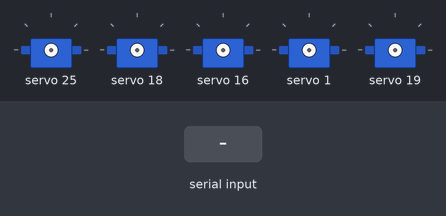
Recording of a sketch running on a simulated Arduino Uno, built with avr-gcc and run on an emulated ATmega328P. On the bench: 5 × servo. Inputs (shaded band) come from the test bench. What the sketch prints to the serial monitor is not drawn.

Above: at 1.2 s.
1.3 s: "15\n" received over Serial
At 3.0 s:
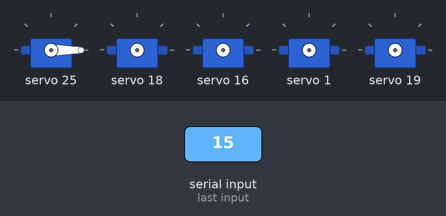
3.8 s: "1,90,45\n" received over Serial
5.3 s: "1,90,45\n" received over Serial
8.3 s: "r,45\n" received over Serial
At 9.8 s:
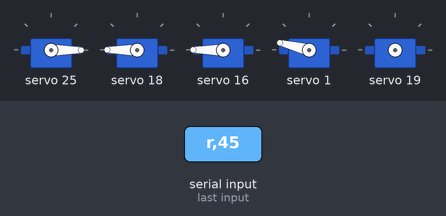
10.8 s: "11\n" received over Serial
At 12.6 s:
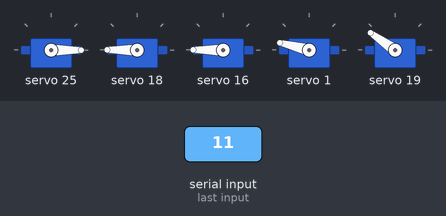
13.3 s: "90\n" received over Serial
At 14.6 s:
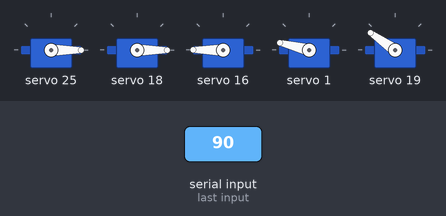
Timing chart, 0 to 16.3 s (numbered marks = the images above; inputs shaded):
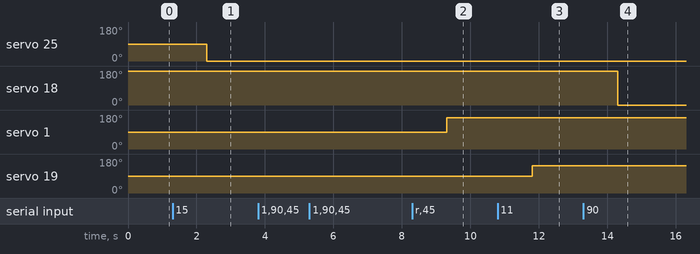

Measured:
- after the input at 1.3 s, servo 25: 90° → 0° after 1.0 s
- after the input at 8.3 s, servo 1: 90° → 166° after 1.0 s
- after the input at 10.8 s, servo 19: 90° → 145° after 1.0 s
- after the input at 13.3 s, servo 18: 180° → 0° after 1.0 s

The sketch:

SpyderCode.ino
```cpp
#include <Wire.h>
#include <Adafruit_PWMServoDriver.h>

class ServoInfo {

public:
  uint16_t pos; uint16_t num; int minn; int maxx;
  ServoInfo(uint16_t num, int minn, int maxx) {
    this->pos = 0; this->minn = minn; this->maxx = maxx;
    this->num = num;  }
  uint16_t getPosition() {
    return this->pos; }
  void setPosition(uint16_t newPos) {
    this->pos = newPos; }
  uint16_t getNum() {
    return this->num;}
};//end class

// called this way, it uses the default address 0x40, PWM1 = 0x41
Adafruit_PWMServoDriver pwmR = Adafruit_PWMServoDriver(0x40);
Adafruit_PWMServoDriver pwmL = Adafruit_PWMServoDriver(0x41);

/*
 SERVO MIN/MAX RELATIONSHIP TO VISUAL
 RIGHT SHOULDER: INVERSE
 RIGHT ELBOW: DIRECT
 RIGHT WRIST: INVERSE
 LEFT SHOULDER: DIRECT
 LEFT ELBOW: INVERSE
 LEFT WRIST: DIRECT
 */
#define R1WRISTMAX  555 //r1 = correct
#define R1WRISTMIN  200
#define R1SHOULDERMAX  430
#define R1SHOULDERMIN  171
#define R1ELBOWMAX  567
#define R1ELBOWMIN  155

#define R2WRISTMAX 555 //r2 estimate
#define R2WRISTMIN  200
#define R2SHOULDERMAX  430
#define R2SHOULDERMIN  171
#define R2ELBOWMAX  567
#define R2ELBOWMIN  155

#define R3WRISTMAX  555 //r3 estimate
#define R3WRISTMIN  200
#define R3SHOULDERMAX 430
#define R3SHOULDERMIN  171
#define R3ELBOWMAX  567
#define R3ELBOWMIN 155

#define L1WRISTMAX        490 //l1 = correct
#define L1WRISTMIN        100
#define L1SHOULDERMAX     350
#define L1SHOULDERMIN     100
#define L1ELBOWMAX        500
#define L1ELBOWMIN        200

#define L2WRISTMAX        490 //l2 estimate
#define L2WRISTMIN        100
#define L2SHOULDERMAX     350
#define L2SHOULDERMIN     100
#define L2ELBOWMAX        500
#define L2ELBOWMIN        200

#define L3WRISTMAX        490//l3 estimate
#define L3WRISTMIN        100
#define L3SHOULDERMAX     350
#define L3SHOULDERMIN     100
#define L3ELBOWMAX        500
#define L3ELBOWMIN        200

ServoInfo shouldR1(14, R1SHOULDERMIN, R1SHOULDERMAX); ServoInfo elbowR1(15, R1ELBOWMIN, R1ELBOWMAX); ServoInfo wristR1(13, R1WRISTMIN, R1WRISTMAX);
ServoInfo shouldR2(6, R2SHOULDERMIN, R2SHOULDERMAX); ServoInfo elbowR2(7, R2ELBOWMIN, R2ELBOWMAX); ServoInfo wristR2(5, R2WRISTMIN, R2WRISTMAX);
ServoInfo shouldR3(2, R3SHOULDERMIN, R3SHOULDERMAX); ServoInfo elbowR3(3, R3ELBOWMIN, R3ELBOWMAX); ServoInfo wristR3(1, R3WRISTMIN, R3WRISTMAX);
ServoInfo shouldL1(2, L1SHOULDERMIN, L1SHOULDERMAX); ServoInfo elbowL1(3, L1ELBOWMIN, L1ELBOWMAX); ServoInfo wristL1(1, L1WRISTMIN, L1WRISTMAX);
ServoInfo shouldL2(10, L2SHOULDERMIN, L2SHOULDERMAX); ServoInfo elbowL2(11, L2ELBOWMIN, L2ELBOWMAX); ServoInfo wristL2(9, L2WRISTMIN, L2WRISTMAX);
ServoInfo shouldL3(14, L3SHOULDERMIN, L3SHOULDERMAX); ServoInfo elbowL3(15, L3ELBOWMIN, L3ELBOWMAX); ServoInfo wristL3(13, L3WRISTMIN, L3WRISTMAX);

ServoInfo shouldersR[] = {shouldR1, shouldR2, shouldR3};
ServoInfo shouldersL[] = {shouldL1, shouldL2, shouldL3};

ServoInfo elbowsR[] = {elbowR1, elbowR2, elbowR3};
ServoInfo elbowsL[] = {elbowL1, elbowL2, elbowL3};

ServoInfo wristsR[] = {wristR1, wristR2, wristR3};
ServoInfo wristsL[] = {wristL1, wristL2, wristL3};

ServoInfo allLeft[] = { shouldL1, elbowL1, wristL1,shouldL2, elbowL2, wristL2,shouldL3, elbowL3, wristL3 };

ServoInfo allRight[] = { shouldR1, elbowR1, wristR1,shouldR2, elbowR2, wristR2,shouldR3, elbowR3, wristR3 };

String blank = " ";

uint16_t Rconvert(double dec, ServoInfo servo); //converts decimal between 1 and 0 to position
uint16_t Rconvert(double dec, ServoInfo servo) {//elbows are direct, others are inverse
  switch(servo.num) {
    case 15: case 11: case 3: {//elbows, direct
      if(dec == 0.00) {
        Serial.print("MIN: ");
        Serial.println(servo.minn);
        return servo.minn;
      }
      else if(dec == 1) {
        Serial.print("MAX: ");
        Serial.println(servo.maxx);
        return servo.maxx;
      }
      else {
        Serial.print("NEWPOS: ");
        uint16_t value = (servo.minn + (servo.maxx-servo.minn)*(dec));
        Serial.println(value);
        return value; }
    }
    default: {//shoulders or wrists, inverse
      if(dec == 0.00) {
        Serial.print("MIN: ");
        Serial.println(servo.maxx);
        return servo.maxx;
      }
      else if(dec == 1) {
        Serial.print("MAX: ");
        Serial.println(servo.minn);
        return servo.minn;
      }
      else {
        uint16_t value = (servo.maxx - (servo.maxx-servo.minn)*(dec));
        Serial.print("NEWPOS: ");
        Serial.println(value);
        return value; }
    }
  }
} //endvoid

uint16_t Lconvert(double dec, ServoInfo servo); //converts decimal between 1 and 0 to position
uint16_t Lconvert(double dec, ServoInfo servo) {//elbows are inverse, others are direct
  switch(servo.num) {
    case 15: case 7: case 3: {//elbows, inverse
      if(dec == 0) {
        Serial.print("MIN: ");
        Serial.println(servo.maxx);
        return servo.maxx;
      }
      else if(dec == 1) {
        Serial.print("MAX: ");
        Serial.println(servo.minn);
        return servo.minn;
      }
      else {
        uint16_t value = (servo.maxx - (servo.maxx-servo.minn)*(dec));
        Serial.print("NEWPOS: ");
        Serial.println(value);
        return value; }
    }
    default: {//shoulders or wrists, inverse
      if(dec == 0) {
        Serial.print("MIN: ");
        Serial.println(servo.minn);
        return servo.minn;
      }
      else if(dec == 1) {
        Serial.print("MAX: ");
        Serial.println(servo.maxx);
        return servo.maxx;
      }
      else {
        uint16_t value = (servo.minn + (servo.maxx-servo.minn)*(dec));
        Serial.print("NEWPOS: ");
        Serial.println(value);
        return value; }
    }
  }
} //endvoid

//moves specified servo specified amount
void drive(char side, ServoInfo servo, double pos);
void drive(char side, ServoInfo servo, double pos) {
  if(side == 'r') {
    pwmR.setPWM(servo.num, 0, Rconvert(pos, servo));
  }
  else { //side == l
    pwmL.setPWM(servo.num, 0, Lconvert(pos, servo));
  }
}

void prompt(String str);
void prompt(String str) {
  Serial.print(str);
  while(!Serial.available()) {
    delay(10);
  }
}//end void

//servos numbered 0 through 8 from the front of the bot, from shoulder to wrist
void oneServo(); //drives one at a time by command
void oneServo() {
  prompt("r/l: ");
    char side = Serial.read();
    Serial.println(side);
  prompt("Servo: ");
    int servoNum = Serial.parseInt();
    Serial.println(blank + servoNum);
  prompt("Position: ");
    double pos = Serial.parseFloat();
    Serial.println(blank + pos);
  if(side == 'r'){
    drive(side, allRight[servoNum], pos);
  }
  else {drive(side, allLeft[servoNum], pos); }
  delay(500);
}


void setup() {
  Serial.begin(9600);
  pwmR.begin();
  pwmL.begin();

  pwmR.setPWMFreq(60);  // Analog servos run at ~60 Hz updates
  pwmL.setPWMFreq(60);

  //standUp();

}

void loop() {
oneServo();

}//end loop
```
